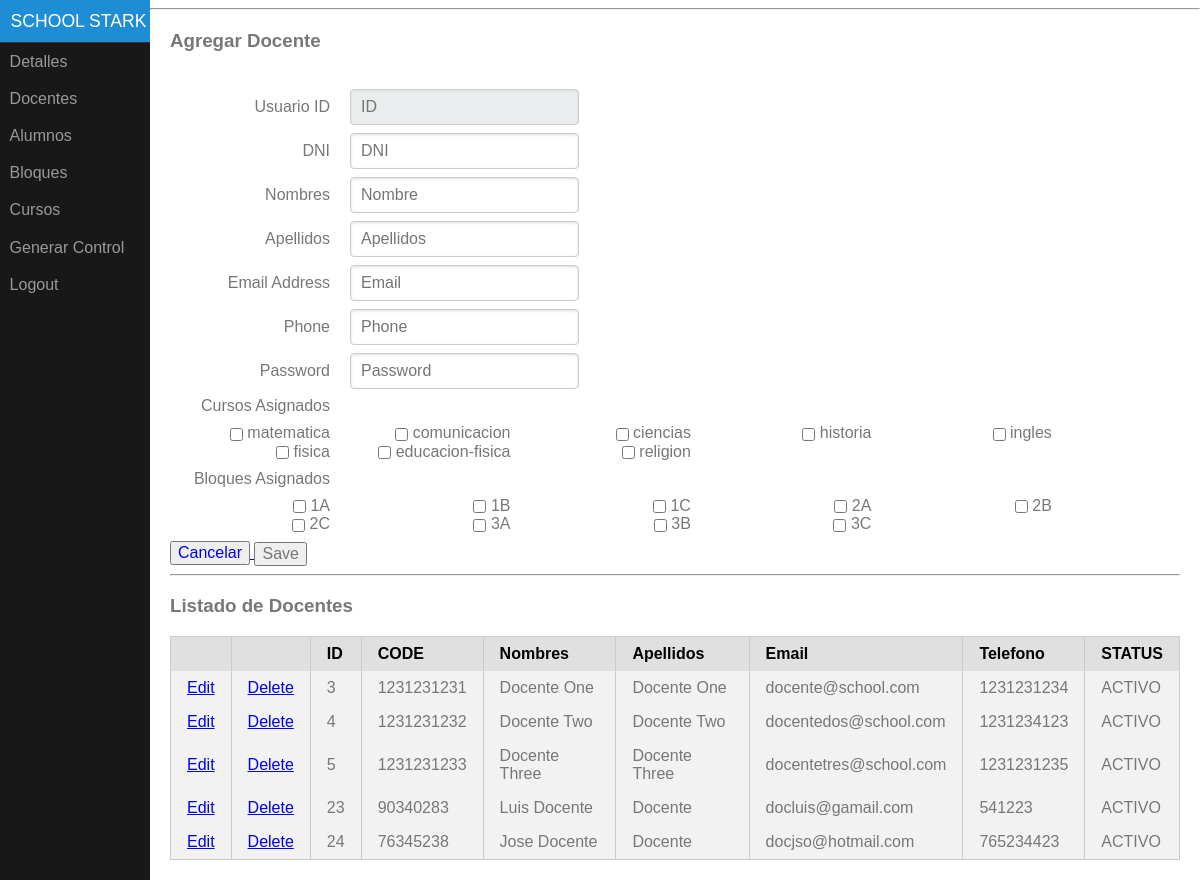
The page /admin/docentes/ (signed in) on the database its author committed.
### tables this page shows
CREATE TABLE `menu` (
  `id_menu` int(11) NOT NULL,
  `code_menu` varchar(100) NOT NULL,
  `type_us` varchar(30) NOT NULL,
  `name` varchar(255) DEFAULT NULL
);

CREATE TABLE `cursos` (
  `id_curso` int(11) NOT NULL,
  `name` varchar(50) NOT NULL,
  `description` longtext
);

CREATE TABLE `bloques` (
  `id_bloque` int(11) NOT NULL,
  `code` varchar(30) NOT NULL,
  `seccion` varchar(30) NOT NULL,
  `grado` varchar(10) NOT NULL,
  `status` varchar(10) NOT NULL DEFAULT 'ACTIVO',
  `num_max_vacante` int(11) DEFAULT NULL,
  `num_actual_alu` int(11) DEFAULT '0'
);

CREATE TABLE `users` (
  `id_user` int(11) NOT NULL,
  `name` varchar(30) NOT NULL,
  `last_name` varchar(30) NOT NULL,
  `code` varchar(30) NOT NULL,
  `status` varchar(10) NOT NULL DEFAULT 'ACTIVO',
  `email` varchar(50) DEFAULT NULL,
  `phone` varchar(20) DEFAULT NULL,
  `password` varchar(30) NOT NULL,
  `type_us` varchar(20) NOT NULL
);

### models/conexion.php (called while the page is built, shortened)
<?php
class DB
{
    private $host = "localhost";
    private $user_server = "root";
    private $pass_server = "";
    private $name_database = "db_school_stark";
    private $db;
    function __construct()
    {
        try {
         $this->db = new PDO('mysql:host='.$this->host.';dbname='.$this->name_database.'', $this->user_server, $this->pass_server);
        } catch (PDOException $e) {
            echo '<pre>'; var_dump( $e ); echo '</pre>'; die;
            die();
        } catch (Exception $e) {
            echo '<pre>'; var_dump( $e ); echo '</pre>'; die;
        die();
        }
    }
    public function query($sql_prepare,$array_data = null,$type = "ALL")
    {
        $prepare =    $this->db->prepare($sql_prepare);
        $prepare->execute($array_data);
       switch ($type) {
           case 'ALL':
                $datalist =   $prepare->fetchAll();
               break;
       }
        return $datalist;
    }
}
$db_class = new DB();

### models/users.php (called while the page is built, shortened)
<?php
require_once('conexion.php');
class Users
{
    public $id_user = null;
    public $type_us = null;
    public function list_nav()
    {
        global $db_class;
       $data = array(':type_us' => $this->type_us );
       $data_list =  $db_class->query("SELECT name,code_menu FROM menu where type_us = :type_us",$data);
       return $data_list;
    }
        public function list_user()
        {
            global $db_class;
            if (empty($this->id_user) ) {
               if (empty($this->type_us)) {
                    $sql = "SELECT * FROM users";
                    $r  = $db_class->query($sql);
               }else {
                    $data = array(':type_us' => $this->type_us );
                    $sql = "SELECT * FROM users where type_us = :type_us";
                    $r  = $db_class->query($sql,$data);
               }
            }else {
                $sql = "SELECT * FROM users where id_user = :id_user";
                $data = array(':id_user' => $this->id_user );
                $r =  $db_class->query($sql,$data);
            }
            return $r;
        }
}

### models/cursos.php (called while the page is built, shortened)
<?php
require_once(ROOT.'/models/conexion.php');
class Cursos
{
    public $id_curso;
    public function list_curso()
    {
            global $db_class;
            if (empty($this->id_curso) ) {
                $sql = "SELECT * FROM cursos";
                $r  = $db_class->query($sql);
            }else {
                $sql = "SELECT * FROM cursos where id_curso = :id_curso";
                $data = array(':id_curso' => $this->id_curso );
                $r =  $db_class->query($sql,$data);
            }
            return $r;
    }
}

### models/bloques.php (called while the page is built, shortened)
<?php
require_once(ROOT.'/models/conexion.php');
class Bloques
{
    public $id_bloque;
    public function list_bloque()
    {
            global $db_class;
            if (empty($this->id_bloque) ) {
                $sql = "SELECT * FROM bloques";
                $r  = $db_class->query($sql);
            }else {
                $sql = "SELECT * FROM bloques where id_bloque = :id_bloque";
                $data = array(':id_bloque' => $this->id_bloque );
                $r =  $db_class->query($sql,$data);
            }
            return $r;
    }
}

### models/docentes.php (called while the page is built, shortened)
<?php
require_once(ROOT.'/models/conexion.php');
require_once(ROOT.'/models/users.php');
class Docentes extends Users
{
    public function list_docente()
    {
        $this->type_us = "DOCENTE";
        $r_users = self::list_user();
        $i = 0;
        $r = null;
        foreach ($r_users as  $r_user) {
           if ($r_users[$i]['status'] == 'ACTIVO') {
              $r[] = $r_users[$i];
           }
           $i++;
        }
        return $r;
    }
}

### views/admin/docentes.php (the view, shortened to what this page needs)
<?php require_once(ROOT.'/models/bloque_curso_docente.php') ?>
<?php require_once(ROOT.'/models/bloques.php') ?>
<?php require_once(ROOT.'/models/cursos.php') ?>
<?php require_once(ROOT.'/models/docentes.php') ?>
 <?php
$cursos = new Cursos();
$data_cursos  = $cursos->list_curso();
$bloques = new Bloques();
$data_bloques  = $bloques->list_bloque();
  ?>
<div class="main">
    <?php $string = (!isset($data['id_alumno'])) ? 'Agregar': 'Editar' ?>
    <h3> <?php echo $string ?> Docente</h3>
    <label for="error"><?php  echo $info = ( isset($info) && !empty($info) ) ? $info : "" ?></label><br>
    <form method="POST"  class="pure-form pure-form-aligned" >
        <div class="pure-control-group">
            <label for="id">Usuario ID </label>
            <input id="id" name="id_user_text" name="id_user"  type="text" disabled placeholder="ID" value="<?php echo($data['id_user']) ?>" >
        </div>
        <div class="pure-control-group">
            <label for="dni">DNI</label>
            <input id="dni" name="code"  type="number" placeholder="DNI" value="<?php echo($data['code']) ?>" >
        </div>
        <div class="pure-control-group">
            <label for="name">Nombres</label>
            <input id="name" name="name"  type="text" placeholder="Nombre" value="<?php echo($data['name']) ?>" >
        </div>
        <div class="pure-control-group">
            <label for="lastname">Apellidos</label>
            <input id="lastname" name="last_name"  type="text" placeholder="Apellidos" value="<?php echo($data['last_name']) ?>" >
        </div>
        <div class="pure-control-group">
            <label for="email">Email Address</label>
            <input id="email" name="email"  type="email" placeholder="Email" value="<?php echo($data['email']) ?>" >
        </div>
        <div class="pure-control-group">
            <label for="phone">Phone</label>
            <input id="phone" name="phone"  type="number" placeholder="Phone" value="<?php echo($data['phone']) ?>" >
        </div>
        <div class="pure-control-group">
            <label for="password">Password</label>
            <input id="password" name="password"  type="password" placeholder="Password" value="<?php echo($data['password']) ?>" >
        </div>
         <div class="pure-control-group">
              <div class="pure-control-group">
                     <label for="password">Cursos Asignados</label>
              </div>
              <?php foreach ($data_cursos as $curso): ?>
                <?php $checked = (in_array($curso['id_curso'],$data['array_cursos'])) ? 'checked': '' ?>
                <label for="<?php echo $curso['name'] ?>" class="pure-checkbox">
                    <input id="<?php echo $curso['name'] ?>" type="checkbox" value="<?php echo $curso['id_curso'] ?>" <?php echo $checked ?> name="cursos[]">
                    <?php echo $curso['name'] ?>
                </label>
              <?php endforeach ?>
         </div>
         <div class="pure-control-group">
              <div class="pure-control-group">
                     <label for="password">Bloques Asignados</label>
              </div>
              <?php foreach ($data_bloques as $bloque): ?>
                <label for="<?php echo $bloque['code'] ?>" class="pure-checkbox">
                    <?php $checked = (in_array($bloque['id_bloque'],$data['array_bloques'])) ? 'checked': '' ?>
                    <input id="<?php echo $bloque['code'] ?>" type="checkbox" value="<?php echo $bloque['id_bloque'] ?>" <?php echo $checked ?>  name="bloques[]">
                    <?php echo $bloque['code'] ?>
                </label>
              <?php endforeach ?>
         </div>
        <a href="<?php  echo '/'.strtolower($_SESSION['user']['type_us']).'/docentes/' ?>"> <button type="button">Cancelar</button> </a>
        <input type="submit" name="" value="Save">
    </form>
    <hr>
    <h3>Listado de Docentes</h3>
    <?php
    $docentes =  new Docentes();
    $data = $docentes->list_docente();
     ?>
     <table class="pure-table">
    <thead>
        <tr>
            <th></th>
            <th></th>
            <th>ID</th>
            <th>CODE</th>
            <th>Nombres</th>
            <th>Apellidos</th>
            <th>Email</th>
            <th>Telefono</th>
            <th>STATUS</th>
        </tr>
    </thead>
    <tbody>
    <?php foreach ($data as $docente): ?>
        <tr class="pure-table-odd">
            <td><a href="<?php echo '/'.strtolower($_SESSION['user']['type_us']).'/docentes/'.$docente['id_user'].'/' ?>">Edit</a></td>
            <td><a href="<?php echo '/'.strtolower($_SESSION['user']['type_us']).'/del-docente/'.$docente['id_user'].'/' ?>">Delete</a></td>
            <td><?php echo $docente['id_user'] ?></td>
            <td><?php echo $docente['code'] ?></td>
            <td><?php echo $docente['name'] ?></td>
            <td><?php echo $docente['last_name'] ?></td>
            <td><?php echo $docente['email'] ?></td>
            <td><?php echo $docente['phone'] ?></td>
            <td><?php echo $docente['status'] ?></td>
        </tr>
    <?php endforeach ?>
        </tbody>
    </table>
</div>

### views/templates/header.php (shortened to what this page needs)
<?php  require_once(ROOT.'/models/users.php') ?>
<!DOCTYPE html>
<html lang="es">
    <head>
        <link href="/views/assets/css/pure.css" rel="stylesheet">
        <link href="/views/assets/css/main.css" rel="stylesheet">
    </head>
    <body>
<body>
    <div id="layout">
    <div>
        <?php require_once('../templates/nav.php') ?>
    </div>
<hr>

### views/templates/nav.php (shortened to what this page needs)
<div id="menu">
    <div class="pure-menu">
        <a class="pure-menu-heading" href="<?php echo '/'.strtolower($_SESSION['user']['type_us']).'/' ?>">School Stark</a>
        <ul class="pure-menu-list">
            <?php
                $user =  new Users();
                $user->type_us =  $_SESSION['user']['type_us'];
                $list_nav = $user->list_nav();
             ?>
             <?php foreach ($list_nav as $nav): ?>
             <?php $url_nav = '/'.strtolower($_SESSION['user']['type_us']).'/'.$nav['code_menu'].'/' ; ?>
                <li class="pure-menu-item"><a href="<?php echo $url_nav ?>" class="pure-menu-link"><?php echo  $nav['name'] ?></a></li>
             <?php endforeach ?>
                <li class="pure-menu-item"><a href="/logout/" class="pure-menu-link">Logout</a></li>
        </ul>
    </div>
</div>

### views/admin/index.php (shortened to what this page needs)
<?php require_once('../templates/header.php'); ?>
<div class="body" >
<?php
switch ($_REQUEST['page']) {
    case 'docentes':
         include_once('docentes.php');
        break;
}
?>
</div>
<?php require_once('../templates/footer.php') ?>

### views/templates/footer.php (shortened to what this page needs)
    </div>
    </body>
</html>

### views/assets/css/pure.css (style rules this page uses)
.pure-table,table { border-collapse:collapse;border-spacing:0 }
html { font-family:sans-serif;-ms-text-size-adjust:100%;-webkit-text-size-adjust:100% }
body { margin:0 }
a { background-color:transparent }
hr { box-sizing:content-box;height:0 }
button,input,optgroup,select,textarea { color:inherit;font:inherit;margin:0 }
.pure-button,input { line-height:normal }
button { overflow:visible }
button,select { text-transform:none }
button,html input[type=button],input[type=reset],input[type=submit] { -webkit-appearance:button;cursor:pointer }
button[disabled],html input[disabled] { cursor:default }
input[type=checkbox],input[type=radio] { box-sizing:border-box;padding:0 }
.pure-button,.pure-form input:not([type]),.pure-menu { box-sizing:border-box }
legend,td,th { padding:0 }
.pure-form input[type=password],.pure-form input[type=email],.pure-form input[type=url],.pure-form input[type=date],.pure-form input[type=month],.pure-form input[type=time],.pure-form input[type=datetime],.pure-form input[type=datetime-local],.pure-form input[type=week],.pure-form input[type=tel],.pure-form input[type=color],.pure-form input[type=number],.pure-form input[type=search],.pure-form input[type=text],.pure-form select,.pure-form textarea { padding:.5em .6em;display:inline-block;border:1px solid #ccc;box-shadow:inset 0 1px 3px #ddd;border-radius:4px;vertical-align:middle;box-sizing:border-box }
.pure-form .pure-checkbox,.pure-form .pure-radio { margin:.5em 0;display:block }
.pure-form input:not([type])[disabled],.pure-form input[type=password][disabled],.pure-form input[type=email][disabled],.pure-form input[type=url][disabled],.pure-form input[type=date][disabled],.pure-form input[type=month][disabled],.pure-form input[type=time][disabled],.pure-form input[type=datetime][disabled],.pure-form input[type=datetime-local][disabled],.pure-form input[type=week][disabled],.pure-form input[type=tel][disabled],.pure-form input[type=color][disabled],.pure-form input[type=number][disabled],.pure-form input[type=search][disabled],.pure-form input[type=text][disabled],.pure-form select[disabled],.pure-form textarea[disabled] { cursor:not-allowed;background-color:#eaeded;color:#cad2d3 }
.pure-form label { margin:.5em 0 .2em }
.pure-form-aligned .pure-help-inline,.pure-form-aligned input,.pure-form-aligned select,.pure-form-aligned textarea,.pure-form-message-inline { display:inline-block;vertical-align:middle }
.pure-form-aligned .pure-control-group { margin-bottom:.5em }
.pure-form-aligned .pure-control-group label { text-align:right;display:inline-block;vertical-align:middle;width:10em;margin:0 1em 0 0 }
.pure-menu-item,.pure-menu-list { position:relative }
.pure-menu-list { list-style:none;margin:0;padding:0 }
.pure-menu-item { padding:0;margin:0;height:100% }
.pure-menu-heading,.pure-menu-link { display:block;text-decoration:none;white-space:nowrap }
.pure-menu-heading { text-transform:uppercase;color:#565d64 }
.pure-menu-link { color:#777 }
.pure-menu-disabled,.pure-menu-heading,.pure-menu-link { padding:.5em 1em }
.pure-table { empty-cells:show;border:1px solid #cbcbcb }
.pure-table td,.pure-table th { border-left:1px solid #cbcbcb;border-width:0 0 0 1px;font-size:inherit;margin:0;overflow:visible;padding:.5em 1em }
.pure-table td:first-child,.pure-table th:first-child { border-left-width:0 }
.pure-table thead { background-color:#e0e0e0;color:#000;text-align:left;vertical-align:bottom }
.pure-table td { background-color:transparent }
.pure-table-odd td,.pure-table-striped tr:nth-child(2n-1) td { background-color:#f2f2f2 }

### rows shown on the page
menu: name "Detalles"
menu: name "Docentes"
menu: name "Alumnos"
menu: name "Bloques"
menu: name "Cursos"
menu: name "Generar Control"
cursos: name "matematica"
cursos: name "comunicacion"
cursos: name "ciencias"
cursos: name "historia"
cursos: name "ingles"
cursos: name "fisica"
cursos: name "educacion-fisica"
cursos: name "religion"
bloques: code "1A"
bloques: code "1B"
bloques: code "1C"
bloques: code "2A"
bloques: code "2B"
bloques: code "2C"
bloques: code "3A"
bloques: code "3B"
bloques: code "3C"
users: id_user "3", code "1231231231", name "Docente One", last_name "Docente One", email "docente@school.com", phone "1231231234", status "ACTIVO"
users: id_user "4", code "1231231232", name "Docente Two", last_name "Docente Two", email "docentedos@school.com", phone "1231234123", status "ACTIVO"
users: id_user "5", code "1231231233", name "Docente Three", last_name "Docente Three", email "docentetres@school.com", phone "1231231235", status "ACTIVO"
users: id_user "23", code "90340283", name "Luis Docente", last_name "Docente", email "docluis@gamail.com", phone "541223", status "ACTIVO"
users: id_user "24", code "76345238", name "Jose Docente", last_name "Docente", email "docjso@hotmail.com", phone "765234423", status "ACTIVO"

### other values the page prints
$string "Agregar"
